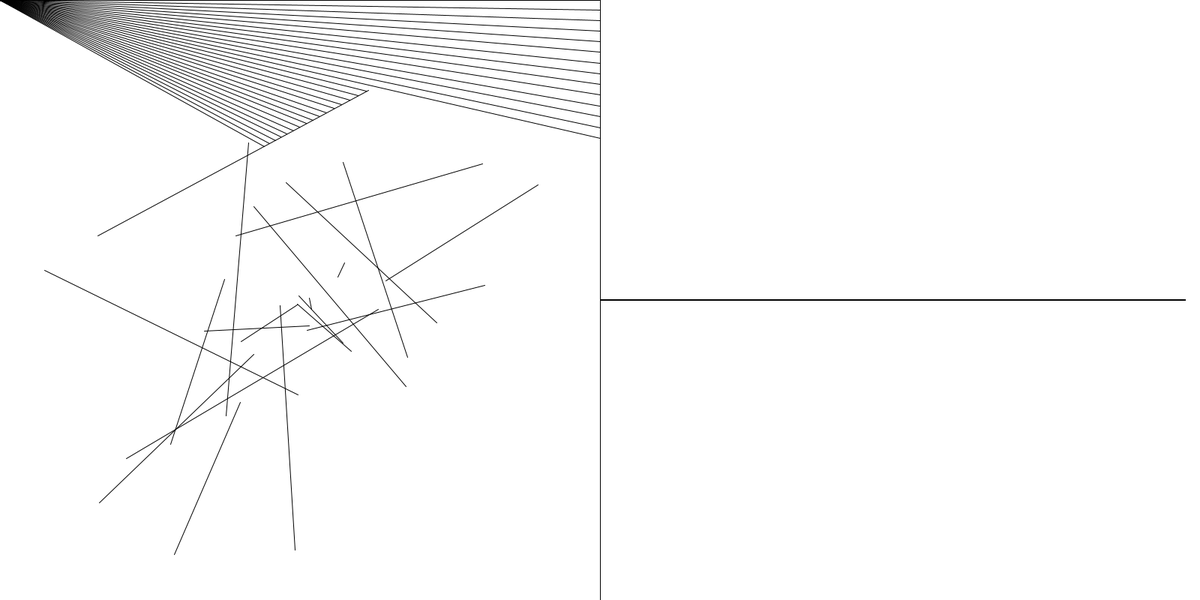
Frame 1 (no input)
Frame 60 (the mouse pressed at the canvas centre just before this capture): identical to frame 1, image omitted
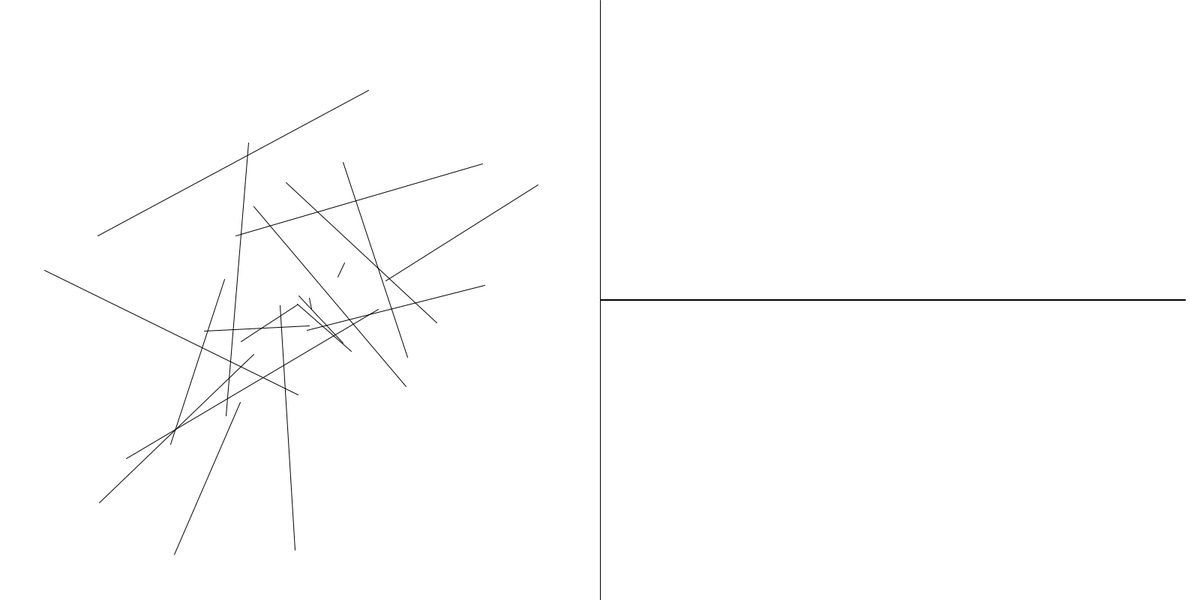
Frame 120 (the mouse held since frame 60 and released just before this capture)

The Processing sketch that drew these frames (run headless with seeded random() and noise(); from frame 60 on, the mouse is pressed at the canvas centre):

// Processing sketch: Raycasting
// ── Raycasting.pde

ArrayList<Line> diamond = new ArrayList<Line>();
PVector mouse;
ArrayList<Line> origin = new ArrayList<Line>();
int dir;
final int TURN_SPEED = 2;
final int res = 60;
final int deg = 60;

void setup() {
  size(1600, 800);

  //diamond.add(new Line(new PVector(width / 2, height / 4), new PVector(width*3 / 4, height / 2)));
  //diamond.add(new Line(new PVector(width *3/ 4, height / 2), new PVector(width/2, height*3/4)));
  //diamond.add(new Line(new PVector(width/2, height*3 / 4), new PVector(width/ 4, height / 2)));
  //diamond.add(new Line(new PVector(width / 4, height / 2), new PVector(width/2, height / 4)));
  diamond.add(new Line(new PVector(width/2, 0), new PVector(width/2, height)));
  PVector cent = new PVector(width/4, height/2);
  for (int i = 0; i < 20; i++)
    diamond.add(new Line(PVector.add(cent, PVector.random2D().mult(random(0, width/4))), PVector.add(cent, PVector.random2D().mult(random(0, width/4)))));

}

void draw() {
  background(255);

  if (mouseX < width/2) {
    noCursor();
    origin.clear();
    mouse = new PVector(mouseX, mouseY);

    for (int i = dir - deg/2; i < dir+deg/2; i += deg / res) {
      Line l = new Line(mouse, PVector.add(mouse, PVector.fromAngle(radians(i)).mult(max(width, height)*3)));
      origin.add(l);

      float minL = MAX_INT;
      PVector minEnd = null;
      for (Line obs : diamond) {
        PVector inters = l.intersection(obs);
        if (inters != null)
          l.set_end(inters);
        if (l.lengthSq() < minL) {
          minL = l.lengthSq();
          minEnd = l.get_end();
        }
      }
      l.set_end(minEnd);
    }
    for (Line l : origin) {
      l.draw();
    }
  }
  else{
    cursor();
  }
  for (Line l : diamond) {
    l.draw();
  }
  
  int x = width / 2;
  float pixDist = width/2/res;
  float c = 100000;
  for(Line l : origin){
    //println(l.lengthSq());
    fill(0, 0, map(l.lengthSq(), 0, width*2, 255, 0));
    rect(x, height/2 - (c/2)/l.lengthSq(), pixDist, c/l.lengthSq());
    x += pixDist;
  }
}

void keyPressed() {
  if (keyCode == LEFT) dir -= TURN_SPEED;
  else if (keyCode == RIGHT) dir += TURN_SPEED;
}


class Line {
  PVector start, end;

  Line(PVector _start, PVector _end) {
    start = _start;
    end   = _end;
  }

  void set_start(PVector _start) {
    start = _start;
  }

  void set_end(PVector _end) {
    end = _end;
  }

  PVector get_start() {
    return start;
  }

  PVector get_end() {
    return end;
  }

  float lengthSq() {
    return pow(start.x-end.x, 2) + pow(start.y-end.y, 2);
  }

  void draw() {
    line(start.x, start.y, end.x, end.y);
  }

  PVector intersection(Line two) {
    Line one = this;
    float x1 = one.get_start().x;
    float y1 = one.get_start().y;
    float x2 = one.get_end().x;
    float y2 = one.get_end().y;

    float x3 = two.get_start().x;
    float y3 = two.get_start().y;
    float x4 = two.get_end().x;
    float y4 = two.get_end().y;

    float bx = x2 - x1;
    float by = y2 - y1;
    float dx = x4 - x3;
    float dy = y4 - y3;

    float b_dot_d_perp = bx * dy - by * dx;

    if (b_dot_d_perp == 0) return null;

    float cx = x3 - x1;
    float cy = y3 - y1;

    float t = (cx * dy - cy * dx) / b_dot_d_perp;
    if (t < 0 || t > 1) return null;

    float u = (cx * by - cy * bx) / b_dot_d_perp;
    if (u < 0 || u > 1) return null;

    return new PVector(x1+t*bx, y1+t*by);
  }
}
